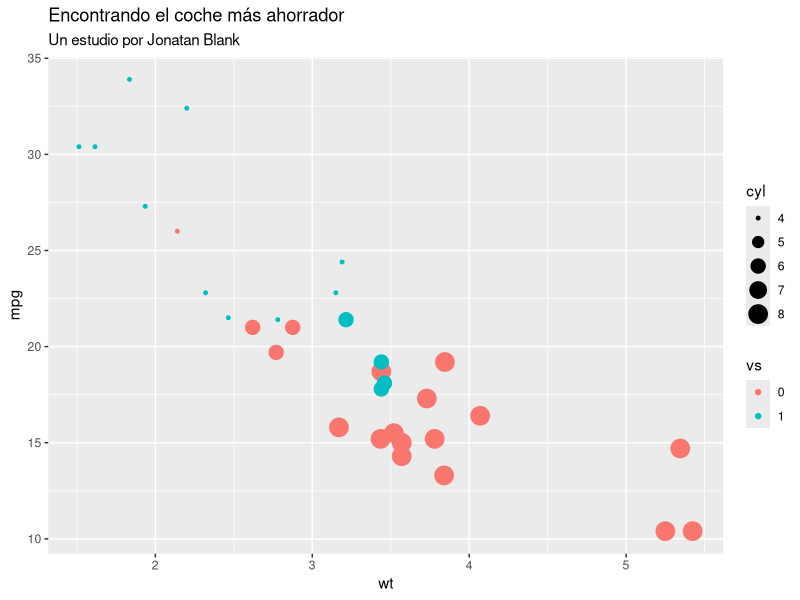
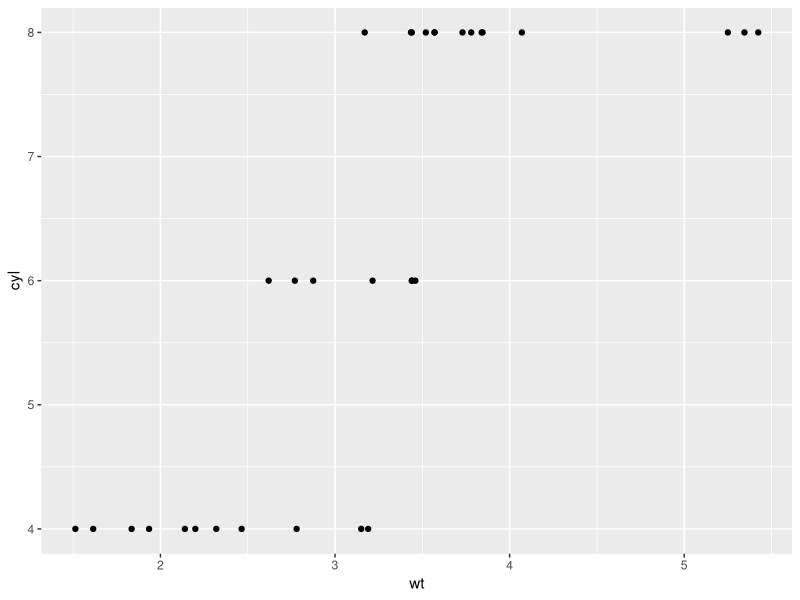
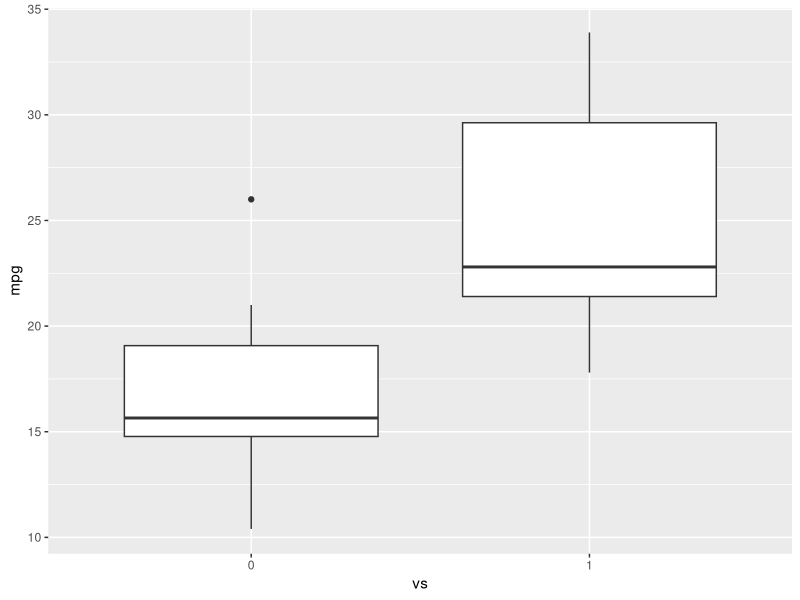
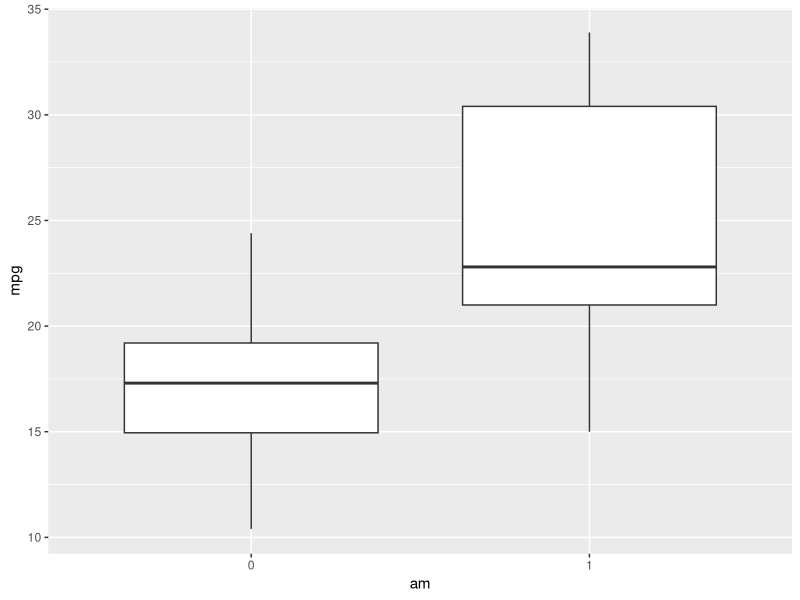

The R source for these figures, in order:
library(ggplot2)

#importar la data con la cual trabajaremos
data("mtcars")

#pedir informacion de la base
help(mtcars)

# un vistazo a las primeras filas de una base de datos
head(mtcars)

#inspeccionar las columnas
names(mtcars)

# dimensiones (renglon columna)
dim(mtcars)

# numero de renglones
length(mtcars)

#acceder a renglones mediante índices
mtcars[1,1]

#acceder a columnas
mtcars$mpg

### LIMPIEZA DE LA BASE
mtcars$vs <- as.factor(mtcars$vs)

mtcars$am <- as.factor(mtcars$am)

# ESTRUCTURA DE LA BASE
summary(mtcars)

#### ANALISIS DESCRIPTIVO DE LA BASE
ggplot(data=mtcars) +
  geom_point(aes(x=wt,y=mpg,color=vs,size=cyl)) +
  ggtitle('Encontrando el coche más ahorrador','Un estudio por Jonatan Blank')

### ANALISIS CUANTITATIVO DE LA BASE
ggplot(data=mtcars) + 
  geom_point(aes(x=wt,y=cyl))

cor(x=mtcars$wt,y=mtcars$cyl)

ggplot(data=mtcars) + 
  geom_boxplot(aes(x=vs,y=mpg))

ggplot(data=mtcars) + 
  geom_boxplot(aes(x=am,y=mpg))

# ANALIS DE CORRELACION
table(mtcars$vs,mtcars$am)

#REGRESION LINEAL
modelo1 <- lm(data = mtcars, mpg ~ wt + cyl)

summary(modelo1)

modelo2 <- lm(data = mtcars, mpg ~ wt + cyl + vs + am)

summary(modelo2)

modelo3 <- lm(data = mtcars, mpg ~ wt + am)

summary(modelo3)

#cosas chidas
modelo.peso <- lm(data=mtcars,wt ~ cyl + vs + am)

summary(modelo.peso)
